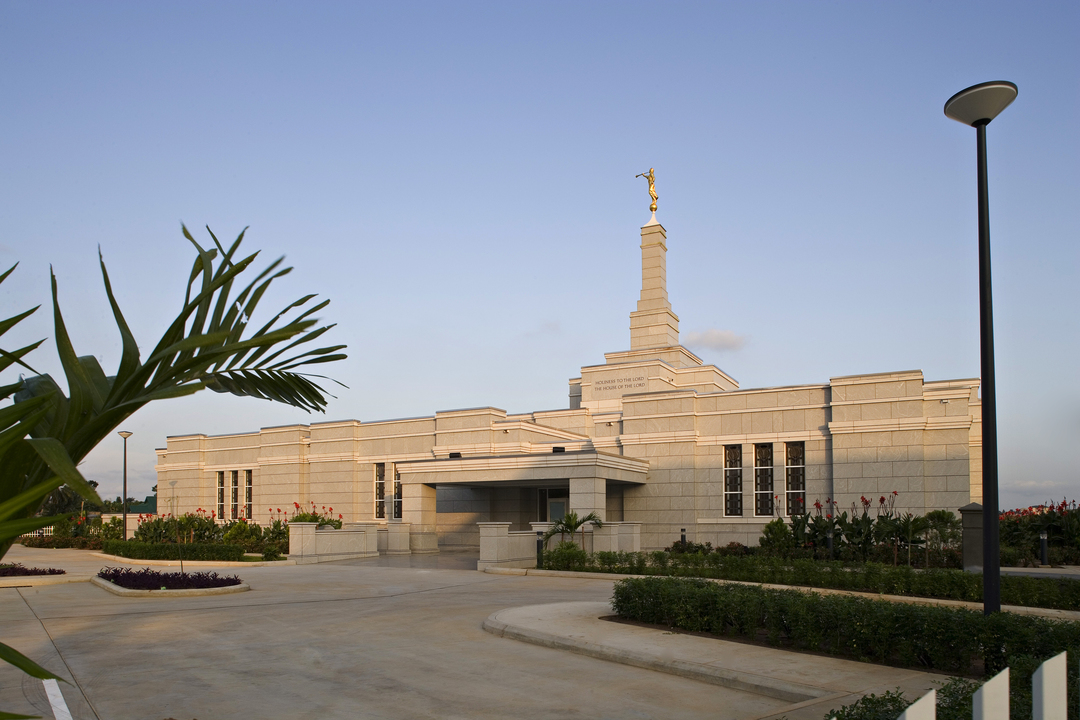
#> input picture imagens/aba-nigeria.jpg, 1080 x 720 px, found by its file name; its folder holds 4 pictures in this run
$ python compress.py
#> lines starting #> are read from the running program, lines starting #| are printed output that depends on the picture
import os
from PIL import Image

def optimize_images(directory, max_size_kb=125):
#> called with max_size_kb = 125
    for filename in os.listdir(directory):
        if filename.endswith(".jpg"):
            filepath = os.path.join(directory, filename)

            # Open image
            img = Image.open(filepath)
#> img is the input picture: PIL image 1080x720 RGB; mean R, G, B 136.6, 140.1, 147.1

            # Resize image to width 400
            wpercent = (400/float(img.size[0]))
#> wpercent = 0.37
            hsize = int((float(img.size[1])*float(wpercent)))
#> hsize = 266
            img = img.resize((400,hsize), Image.Resampling.LANCZOS)
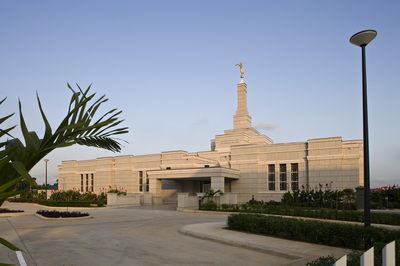
#> img: PIL image 400x266 RGB; mean R, G, B 136.6, 140.1, 147.1

            # Save it with high compression
            quality = 90
            while True:
                img.save(filepath, "JPEG", optimize=True, quality=quality)
                size_kb = os.path.getsize(filepath) / 1024

                if size_kb <= max_size_kb or quality <= 10:
                    break
                quality -= 5
#> after the loop, quality = 90
            print(f"Optimized {filename} to {size_kb:.2f} KB")

# Optimize both folders just to be sure
optimize_images(r"C:\Users\Leoncios\OneDrive\Desktop\BYU\wdd131\imagens")
try:
    optimize_images(r"C:\Users\Leoncios\OneDrive\Desktop\BYU\wdd131\semana02\imagens")
#> the loop in optimize_images (call 2), `while True:` made 1 pass
#> size_kb on pass 1: 23.98
#| Optimized aba-nigeria.jpg to 23.98 KB
except Exception as e:
    pass
